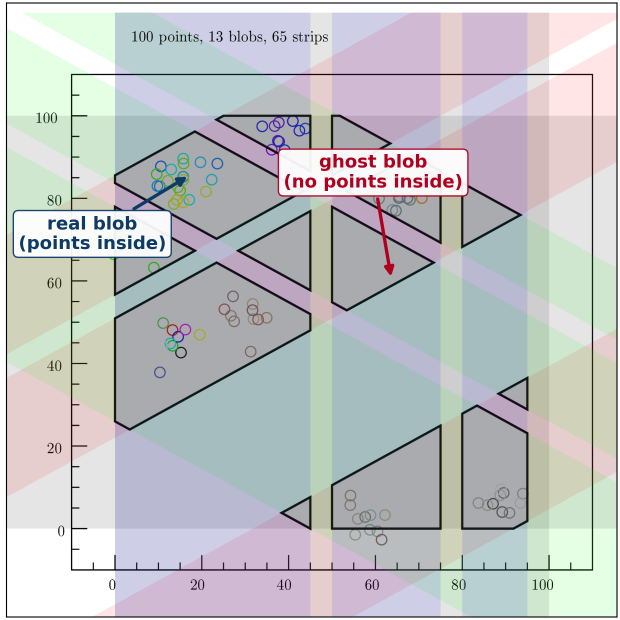
#> input picture pdhd/pics/imaging_src/raygrid_fig8_ghost.png, 1240 x 1240 px (shown at 1/2 size); its folder holds 4 pictures in this run
$ python make_imaging_chain_diagram.py
#> lines starting #> are read from the running program, lines starting #| are printed output that depends on the picture
### pdhd/pics/diagram_helpers.py
#!/usr/bin/env python3
"""Shared drawing helpers for the PDHD NF and SP algorithm diagrams.

16x9 "world" on a 19.2x10.8in figure => 1.2 in per world-unit on both axes,
so world units are physically square and placed inset images keep their aspect.
"""
import os
import numpy as np
from PIL import Image
import matplotlib
matplotlib.use("Agg")
import matplotlib.pyplot as plt
from matplotlib.patches import FancyBboxPatch, FancyArrowPatch, Circle

W, H = 16.0, 9.0
FIGIN = (19.2, 10.8)
INK = "#20242b"


class Canvas:
    def __init__(self):
        self.fig = plt.figure(figsize=FIGIN)
        self.fig.patch.set_facecolor("white")
        ov = self.fig.add_axes([0, 0, 1, 1])
        ov.set_xlim(0, W)
        ov.set_ylim(0, H)
        ov.axis("off")
        self.ov = ov

    # -- primitives --------------------------------------------------------
    # [10 lines left out: function group_bg, not called in this run]

    def box(self, cx, cy, w, h, text, fc, ec, fs=12.5, tc=None, bold=True,
            lw=2.0):
        self.ov.add_patch(FancyBboxPatch(
            (cx - w / 2, cy - h / 2), w, h,
            boxstyle="round,pad=0.02,rounding_size=0.14",
            linewidth=lw, edgecolor=ec, facecolor=fc, zorder=5))
        self.ov.text(cx, cy, text, ha="center", va="center", fontsize=fs,
                     color=tc or INK, zorder=6,
                     fontweight="bold" if bold else "normal")

    # [17 lines left out: function stack_box, not called in this run]

    def algobox(self, cx, cy, w, h, title, bullets, fc, ec, tc=None,
                title_fs=12.5, bullet_fs=9.8, lw=2.0, dy=0.295):
        """Rounded box with a bold title band and bulleted sub-steps."""
        self.ov.add_patch(FancyBboxPatch(
            (cx - w / 2, cy - h / 2), w, h,
            boxstyle="round,pad=0.02,rounding_size=0.14",
            linewidth=lw, edgecolor=ec, facecolor=fc, zorder=5))
        self.ov.text(cx, cy + h / 2 - 0.27, title, ha="center", va="center",
                     fontsize=title_fs, fontweight="bold", color=tc or ec,
                     zorder=6)
        y = cy + h / 2 - 0.60
        for b in bullets:
            self.ov.text(cx - w / 2 + 0.22, y, b, ha="left", va="center",
                         fontsize=bullet_fs, color=INK, zorder=6)
            y -= dy

    def arrow(self, p0, p1, color, lw=2.6, ms=22, ls="-"):
        self.ov.add_patch(FancyArrowPatch(
            p0, p1, arrowstyle="-|>", mutation_scale=ms, linewidth=lw,
            color=color, linestyle=ls, shrinkA=2, shrinkB=2, zorder=4))

    def leader(self, p_from, p_to, color):
        self.ov.add_patch(FancyArrowPatch(
            p_from, p_to, arrowstyle="-", linewidth=1.4, color=color,
            alpha=0.85, linestyle=(0, (5, 3)), zorder=3))
        self.ov.add_patch(Circle(p_to, 0.055, color=color, zorder=6))

    def title(self, main, sub, my=8.60, sy=8.02, mfs=25, sfs=16.5):
        self.ov.text(W / 2, my, main, ha="center", va="center",
                     fontsize=mfs, fontweight="bold", color=INK)
        self.ov.text(W / 2, sy, sub, ha="center", va="center",
                     fontsize=sfs, color="#444")

    def footer(self, text):
        self.ov.text(W / 2, 0.30, text, ha="center", va="center",
                     fontsize=10.5, color="#8a8a8a")

    # -- image inset -------------------------------------------------------
    def place_image(self, path, cx, wd, yb, caption, target, color, box=None,
                    cap_fs=13.5):
        im = Image.open(path).convert("RGB")
        if box:
            w, h = im.size
            l, t, r, b = box
            im = im.crop((int(l * w), int(t * h), int(r * w), int(b * h)))
        iw, ih = im.size
        hd = wd * ih / iw
        ax = self.fig.add_axes([(cx - wd / 2) / W, yb / H, wd / W, hd / H])
        ax.imshow(np.asarray(im))
        ax.set_xticks([])
        ax.set_yticks([])
        for s in ax.spines.values():
            s.set_edgecolor(color)
            s.set_linewidth(1.8)
        self.ov.text(cx, yb - 0.20, caption, ha="center", va="top",
                     fontsize=cap_fs, color=color, fontweight="bold")
        if target is not None:
            self.leader((cx, yb + hd + 0.04), target, color)
        return hd

    def save(self, out_base):
        self.fig.savefig(out_base + ".png", dpi=200, facecolor="white")
        self.fig.savefig(out_base + ".pdf", facecolor="white")
        print("wrote", out_base + ".png / .pdf")

### pdhd/pics/make_imaging_chain_diagram.py
#!/usr/bin/env python3
"""ProtoDUNE-HD 3-D imaging + deghosting algorithm diagram (wide 16:9).

Draws the live per-APA imaging pipeline traced from
`cfg/pgrapher/experiment/pdhd/img.jsonnet` (driven by `pdhd/wct-img-all.jsonnet`):

  SP frame (gauss/wiener, per APA)
   -> pre-proc (CMMModifier . FrameMasking . ChargeErrorFrameEstimator)
   -> ① Slice   (MaskSlices: time-slice per plane, threshold on charge)
   -> ② Tile    (GridTiling / RayGrid, per face: fired U/V/W strips' triple
                 overlap -> 2-D blob per slice, incl. FALSE crossings = ghosts)
   -> ③ Solve & Deghost  (the centerpiece: BlobClustering stacks blobs across
                 slices into 3-D, then the asymmetric ladder
                   bc -> gd1 -> solve -> ld1 -> gd2 -> solve -> ld2 -> solve -> ld3
                 ProjectionDeghosting x2 (global, cross-view) +
                 InSliceDeghosting x3 (local, charge-based) +
                 ChargeSolving x3)
   -> ④ Global cluster / write (GlobalGeomClustering -> ClusterFileSink)
   -> clusters-apa-*-ms-active.tar.gz  (3-view live blobs, post-deghosting)

A subordinate dead/masked fork tiles 2-view blobs over dead regions (geometry
only, coarse span) -> clusters-apa-*-ms-masked.tar.gz.

Insets: the ghost concept illustrated with Fig. 8 of the WCT imaging note
(B. Viren, 2019) -- a toy 3-plane tiling where blobs at strip triple-overlaps
either surround points (real) or none (ghosts); a synthetic "slices stacked
along drift -> 3-D" schematic; and the full-event 3-D charge display (Bee,
deghosted result).

Output: pdhd/pics/pdhd_imaging_chain.{png,pdf}
"""
import os
import numpy as np
from matplotlib.patches import FancyBboxPatch, FancyArrowPatch, Polygon
from diagram_helpers import Canvas, INK

HERE = os.path.dirname(os.path.abspath(__file__))
SRC = os.path.join(HERE, "imaging_src")

C_IN = "#4a4a4a";    BG_IN = "#eef1f5"
C_SLICE = "#1f7a8c"; BG_SLICE = "#e3f2f4"
C_TILE = "#3d5a99";  BG_TILE = "#e8ecf7"
C_SOLVE = "#2e7d4f"; BG_SOLVE = "#e7f3ec"     # ChargeSolving
C_PD = "#7b1fa2"                              # ProjectionDeghosting (global)
C_ID = "#c2185b"                              # InSliceDeghosting (local)
C_BC = "#5a6572"                              # blob clustering / grouping
C_CLUS = "#b3671a"; BG_CLUS = "#fbeede"       # global geom clustering
C_OUT = "#2e7d4f";  BG_OUT = "#eaf5ee"
C_DEAD = "#8a8f96"; BG_DEAD = "#f0f1f3"       # dead/masked fork
BG_LADDER = "#f6eefb"                         # deghost band background
C_DEGHOST = "#7b1fa2"


def pill(c, cx, cy, w, h, text, fc, ec, fs=10.5, tc="white", bold=True):
    c.ov.add_patch(FancyBboxPatch(
        (cx - w / 2, cy - h / 2), w, h,
        boxstyle="round,pad=0.01,rounding_size=0.10",
        linewidth=1.6, edgecolor=ec, facecolor=fc, zorder=8))
    c.ov.text(cx, cy, text, ha="center", va="center", fontsize=fs,
              color=tc, zorder=9, fontweight="bold" if bold else "normal")


def draw_3d_stack(c, cx, cy, color, s=1.0):
    """Synthetic schematic: 2-D transverse blobs at successive drift slices,
    offset along a drift axis and connected -> the 3-D image.  `s` scales it."""
    ax = c.ov
    dx, dy = 0.56 * s, 0.37 * s      # per-slice offset (drift direction)
    n = 4
    base = np.array([[-0.55, -0.34], [0.55, -0.30],
                     [0.62, 0.34], [-0.48, 0.38]]) * s
    prev = None
    for i in range(n):
        off = np.array([cx - (n - 1) * dx / 2 + i * dx,
                        cy - (n - 1) * dy / 2 + i * dy])
        quad = base * [1.0, 0.7] + off
        ax.add_patch(Polygon(quad, closed=True, facecolor=color,
                             edgecolor="#2b2b2b", alpha=0.55, linewidth=1.2,
                             zorder=5 + i))
        blob = off + np.array([0.02 * s, 0.0])
        ax.add_patch(Polygon(
            (base * [0.34, 0.26]) + blob, closed=True, facecolor="#12305c",
            edgecolor="#0a1c38", alpha=0.95, linewidth=0.9, zorder=5 + i))
        if prev is not None:
            ax.add_patch(FancyArrowPatch(prev, blob, arrowstyle="-",
                         color="#12305c", lw=1.5, alpha=0.8, zorder=20))
        prev = blob
    # drift axis arrow
    ax.add_patch(FancyArrowPatch(
        (cx - (n - 1) * dx / 2 - 0.9 * s, cy - (n - 1) * dy / 2 - 0.68 * s),
        (cx + (n - 1) * dx / 2 + 0.42 * s, cy + (n - 1) * dy / 2 - 0.24 * s),
        arrowstyle="-|>", mutation_scale=17, color="#555", lw=1.9, zorder=4))
    ax.text(cx + 1.05 * s, cy - 1.02 * s, "drift  (X = slice-time)",
            ha="center", va="center", fontsize=10.5, color="#555", rotation=17)


def main():
    c = Canvas()
    c.title("ProtoDUNE-HD Wire-Cell 3-D Imaging & Deghosting  ·  per APA",
            "tomographic tiling: fired U/V/W wire strips coincide → blobs "
            "(+ false crossings) → charge-solve & deghost → 3-D clusters",
            my=8.62, sy=8.02, mfs=27, sfs=17.5)

    # ================= spine (high-level flow) ==========================
    ys = 6.95
    c.box(1.15, ys, 1.95, 1.55, "SP frames\nper APA\ngauss / wiener",
          BG_IN, C_IN, fs=13, tc=C_IN)

    c.algobox(4.45, ys, 3.35, 1.88, "① Slice", [
        "MaskSlices — time-slice",
        "per plane, threshold charge",
        "→ fired U/V/W activity / slice",
        "multi-pass: UVW · UV · VW · UW",
    ], BG_SLICE, C_SLICE, title_fs=16, bullet_fs=11.8, dy=0.345)

    c.algobox(8.30, ys, 3.45, 1.88, "② Tile — RayGrid", [
        "GridTiling, per face 0/1",
        "U/V/W strips' triple overlap",
        "→ 2-D blob per slice",
        "false crossings ⇒ ghost blobs",
    ], BG_TILE, C_TILE, title_fs=16, bullet_fs=11.8, dy=0.345)

    c.algobox(12.25, ys, 3.75, 1.88, "③ Solve & Deghost", [
        "BlobClustering: stack blobs",
        "across slices → 3-D clusters",
        "then charge-solve ⇄ deghost",
        "ladder (3 rounds) ▼ below",
    ], BG_LADDER, C_DEGHOST, title_fs=16, bullet_fs=11.8, dy=0.345)

    c.box(15.15, ys, 1.78, 1.70, "④ ClusterFileSink\n→ clusters-apa-*\n"
          "-ms-active.tar.gz\n(3-view live blobs,\npost-deghost)",
          BG_OUT, C_OUT, fs=9.6, tc=C_OUT)

    # spine arrows
    c.arrow((2.13, ys), (2.75, ys), C_IN)
    c.arrow((6.14, ys), (6.55, ys), C_TILE)
    c.arrow((10.04, ys), (10.35, ys), C_DEGHOST)
    c.arrow((14.14, ys), (14.26, ys), C_OUT)
    # pre-proc note under the input box (folded into the input->slice arrow)
    c.ov.text(1.15, ys - 1.06, "pre-proc:  CMMModifier ·", ha="center",
              va="center", fontsize=9.2, color="#8a8a8a", style="italic")
    c.ov.text(1.15, ys - 1.30, "FrameMasking · ChargeError", ha="center",
              va="center", fontsize=9.2, color="#8a8a8a", style="italic")

    # dead/masked subordinate fork — one compact readable line off ① Slice
    c.ov.text(8.55, 5.72,
              "⊕ dead / masked fork:  2-view blobs (dummy plane, span 1500), "
              "geometry only → clusters-apa-*-ms-masked.tar.gz",
              ha="center", va="center", fontsize=10, color="#6e747c",
              style="italic")
    c.ov.add_patch(FancyArrowPatch((4.45, ys - 0.94), (5.55, 5.86),
                   arrowstyle="-|>", mutation_scale=12, color=C_DEAD,
                   lw=1.5, ls=(0, (4, 2)), zorder=3))

    # ================= deghost ⇄ solve ladder band ======================
    lx0, lx1, lyb, lyt = 2.30, 14.55, 3.78, 5.42
    c.ov.add_patch(FancyBboxPatch(
        (lx0, lyb), lx1 - lx0, lyt - lyb,
        boxstyle="round,pad=0.02,rounding_size=0.08",
        linewidth=2.0, edgecolor=C_DEGHOST, facecolor=BG_LADDER, zorder=2))
    c.ov.text(lx0 + 0.18, lyt - 0.22,
              "inside ③  ·  charge-solve ⇄ deghost ladder  (uboone-solving) — "
              "note the asymmetry:  ProjectionDeghosting ×2,  ChargeSolving ×3,  "
              "InSliceDeghosting ×3",
              ha="left", va="center", fontsize=11, fontweight="bold",
              color=C_DEGHOST, zorder=3)

    # the exact asymmetric sequence, ending on the pipeline's own gc node:
    #   bc gd1 CS ld1 gd2 CS ld2 CS ld3 gc   (solving "full")
    cy = 4.66
    steps = [
        ("BC", C_BC), ("PD", C_PD), ("CS", C_SOLVE), ("ID₁", C_ID),
        ("PD", C_PD), ("CS", C_SOLVE), ("ID₂", C_ID), ("CS", C_SOLVE),
        ("ID₃", C_ID), ("GGC", C_CLUS),
    ]
    n = len(steps)
    x0, x1 = lx0 + 0.82, lx1 - 0.68
    xs = np.linspace(x0, x1, n)
    pw = 1.0
    for i, (lab, fc) in enumerate(steps):
        if i:
            c.ov.add_patch(FancyArrowPatch(
                (xs[i - 1] + pw / 2, cy), (xs[i] - pw / 2, cy),
                arrowstyle="-|>", mutation_scale=12, color="#8a8a8a",
                lw=1.6, zorder=7))
        pill(c, xs[i], cy, pw, 0.50, lab, fc, fc, fs=12.5, tc="white")

    # single-row legend for the pill keys, well below the pills
    leg = [
        ("BC", C_BC, "BlobClustering"),
        ("CS", C_SOLVE, "ChargeSolving ×3"),
        ("PD", C_PD, "ProjectionDeghosting ×2 (global)"),
        ("ID", C_ID, "InSliceDeghosting ×3 (local)"),
        ("GGC", C_CLUS, "GlobalGeomClustering"),
    ]
    lgx = [2.72, 4.42, 6.42, 9.85, 12.55]
    for (ab, col, txt), xx in zip(leg, lgx):
        pill(c, xx, 4.02, 0.52, 0.28, ab, col, col, fs=8.6)
        c.ov.text(xx + 0.36, 4.02, txt, ha="left", va="center", fontsize=10,
                  color=INK)

    # ================= insets (bottom row) ==============================
    # ghost concept (toy detector, Fig. 8 of the WCT imaging note) sits under
    # ② Tile; the 3-D result keeps a clean leader to the output box; the drift
    # schematic bridges them.  All three stay clear of the ladder band above.
    ybi = 0.74
    hg = c.place_image(os.path.join(SRC, "raygrid_fig8_ghost.png"), 2.95, 2.55,
                       ybi, "ghost concept — toy 3-plane tiling (Fig. 8)",
                       None, C_TILE, cap_fs=13)
    c.ov.text(2.95, ybi + hg + 0.12, "② tiling: false triple-overlaps ⇒ ghosts",
              ha="center", va="bottom", fontsize=11, color=C_TILE,
              style="italic")
    draw_3d_stack(c, 7.85, 2.15, "#9ec0e8", s=1.30)
    c.ov.text(7.85, 0.56, "stack 2-D blobs along drift → 3-D image",
              ha="center", va="top", fontsize=12.5, color=C_TILE,
              fontweight="bold")
    c.place_image(os.path.join(SRC, "img_event_3d.png"), 13.0, 3.42, ybi,
                  "full event 3-D charge display (Bee) — deghosted result",
                  (15.15, 6.10), C_OUT, box=(0.04, 0.10, 1.0, 0.99),
                  cap_fs=13.5)
#> call 2 of place_image, with path = 'pdhd/pics/imaging_src/img_event_3d.png', cx = 13, wd = 3.42, yb = 0.74, target = (15.15, 6.1), color = '#2e7d4f', box = (0.04, 0.1, 1, 0.99), cap_fs = 13.5
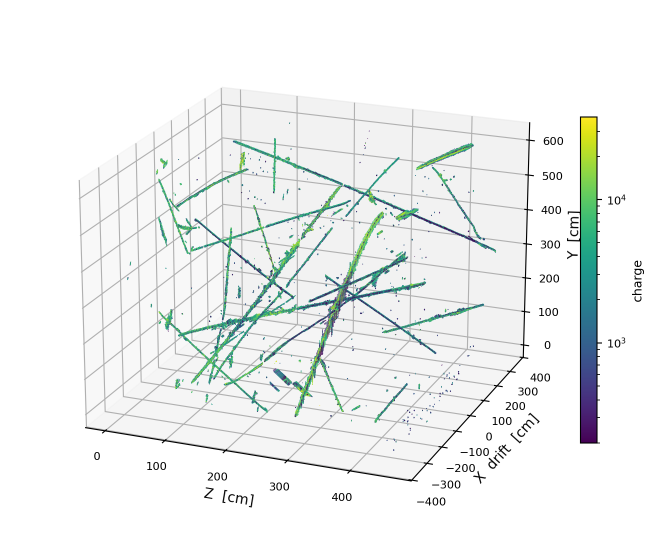
#> input picture pdhd/pics/imaging_src/img_event_3d.png, 1320 x 1120 px (shown at 1/2 size)
#> in place_image (call 2), `im = im.crop((int(l * w), int(t * h), int(r * w), int(b * h)))`:
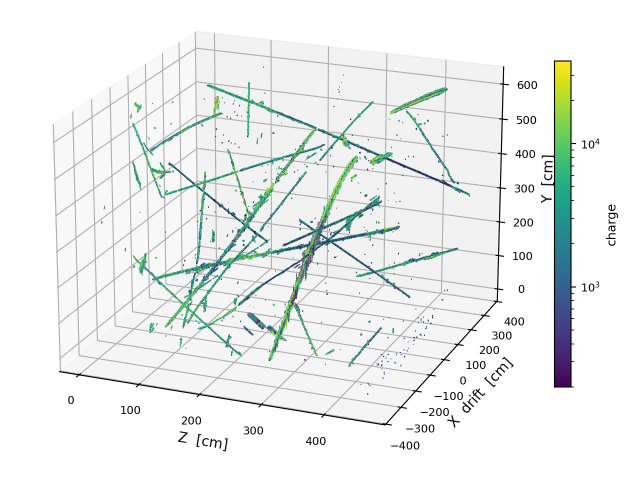
#> im: PIL image 1268x996 RGB (shown at 1/2 size); mean R, G, B 236.6, 239.7, 238.5

    c.ov.text(8.0, 0.14, "Wire-Cell Toolkit  ·  cfg/pgrapher/experiment/pdhd/"
              "img.jsonnet + pdhd/wct-img-all.jsonnet  ·  ghost = B. Viren, "
              "Wire-Cell Toolkit Imaging (2019), Fig. 8;  3-D = data run 29107 "
              "evt 1199 (Bee img cloud)", ha="center", va="center",
              fontsize=9.5, color="#8a8a8a")
    c.save(os.path.join(HERE, "pdhd_imaging_chain"))
#> in save, `self.fig.savefig(out_base + ".png", dpi=200, facecolor="white")`:
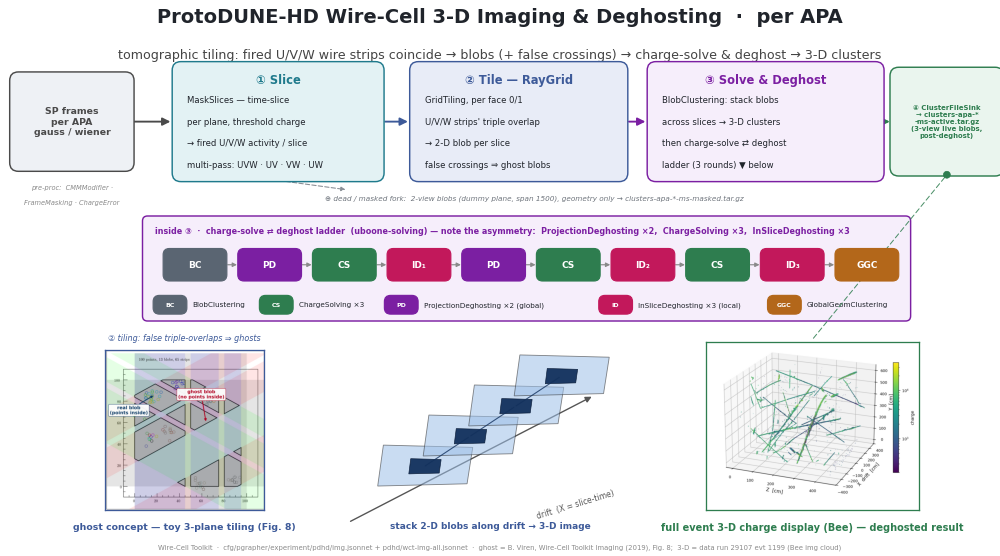
#> figure drawn by matplotlib, 3 panels


if __name__ == "__main__":
    main()
